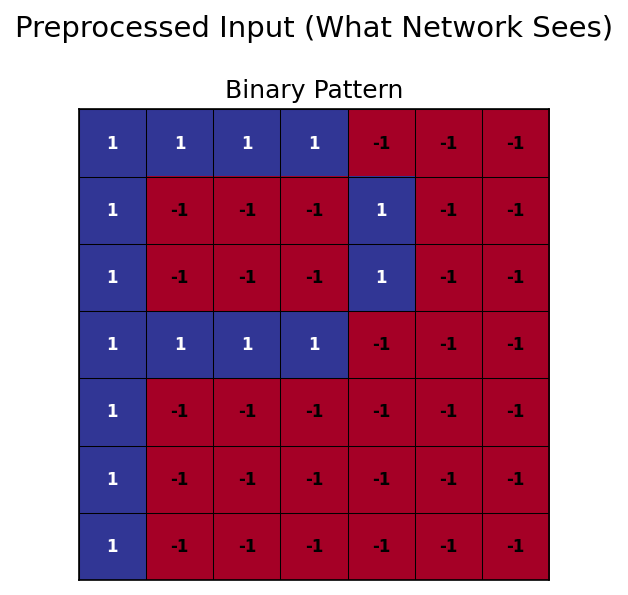
#> input picture static/preprocessed_debug.png, 628 x 595 px
$ python -i hopfield.py   (imports and definitions only)
#> lines starting #> are read from the running program, lines starting #| are printed output that depends on the picture
import numpy as np
import matplotlib
# [1 line not run here, left out]
import matplotlib.pyplot as plt
from PIL import Image
import os

class HopfieldNetwork:
    """
    Hopfield Neural Network for Pattern Recognition

    This class implements a Hopfield network that can store binary patterns
    and recall them from noisy or incomplete inputs.
    """

    # [231 lines left out: functions __init__, train, recall, energy, pattern_similarity, hamming_distance and 3 more, not called in this run]

def preprocess_image(image_path, target_size=(7, 7)):
    """
    Preprocess an uploaded image for the Hopfield network.
    Enhanced preprocessing with better noise handling and adaptive thresholding.

    Args:
        image_path (str): Path to the image file
        target_size (tuple): Target size for resizing (width, height)

    Returns:
        numpy.array: Binary pattern (-1 and 1)
    """
#> called with image_path = 'static/preprocessed_debug.png', target_size = (7, 7)
    try:
        # Open and convert to grayscale
        img = Image.open(image_path).convert("L")
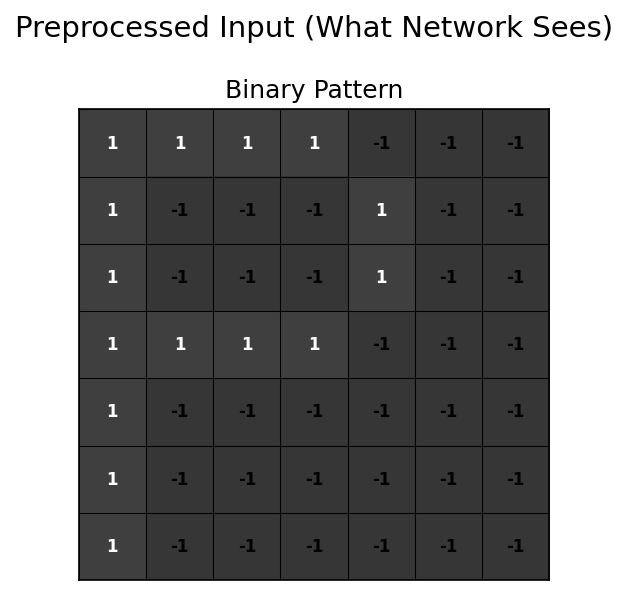
#> img: PIL image 628x595 L; min 0, max 255, mean 132.3

        # Resize to target size using LANCZOS for better quality, then NEAREST for final step
        if img.size != target_size:
            # First resize with high quality
            intermediate_size = (target_size[0] * 4, target_size[1] * 4)
            img = img.resize(intermediate_size, Image.LANCZOS)
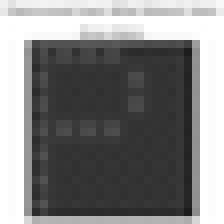
#> img: PIL image 28x28 L (shown 8 times larger); min 28, max 255, mean 130.8
            # Then resize to final size with NEAREST to avoid anti-aliasing
            img = img.resize(target_size, Image.NEAREST)

        # Convert to numpy array
        arr = np.array(img)

        # Use adaptive thresholding for better results
        # Calculate optimal threshold using Otsu's method approximation
        hist, _ = np.histogram(arr, bins=256, range=(0, 256))
#> hist = 256 values, max 13 at index 255, min 0 at index 0, mean 0.191
        total_pixels = arr.size
#> total_pixels = 49

        # Find optimal threshold
        best_threshold = 128  # default
        max_variance = 0

        for threshold in range(1, 255):
            # Background weight and mean
            w_bg = np.sum(hist[:threshold]) / total_pixels
            if w_bg == 0:
                continue
            mean_bg = np.sum(np.arange(threshold) * hist[:threshold]) / np.sum(hist[:threshold])

            # Foreground weight and mean
            w_fg = np.sum(hist[threshold:]) / total_pixels
            if w_fg == 0:
                continue
            mean_fg = np.sum(np.arange(threshold, 256) * hist[threshold:]) / np.sum(hist[threshold:])

            # Between-class variance
            variance = w_bg * w_fg * (mean_bg - mean_fg) ** 2

            if variance > max_variance:
                max_variance = variance
                best_threshold = threshold
#> this loop made 254 passes
#> (w_bg, mean_bg, w_fg, mean_fg, variance, max_variance) on passes 43, 44, 45, 47, 48, 49, 50, 51, 52, 53, 54, 55: (0.0204, 42, 0.98, 132.3, 163.1, 163.1), (0.0408, 42.5, 0.959, 134.2, 329.5, 329.5), (0.0612, 43, 0.939, 136.2, 499.2, 499.2), (0.0816, 43.75, 0.918, 138.2, 668.8, 668.8), (0.122, 44.83, 0.878, 142.4, 1023.8, 1023.8), (0.143, 45.29, 0.857, 144.7, 1210, 1210), (0.163, 45.75, 0.837, 147, 1401.1, 1401.1), (0.204, 46.6, 0.796, 152, 1804.5, 1804.5), (0.245, 47.33, 0.755, 157.5, 2242.7, 2242.7), (0.327, 48.5, 0.673, 170.2, 3259.3, 3259.3), (0.347, 48.76, 0.653, 173.9, 3548.2, 3548.2), (0.449, 49.95, 0.551, 196.1, 5284.8, 5284.8)
#> w_bg on passes 1 to 6: 0, 0, 0, 0, 0, 0
#> after the loop, best_threshold = 71; max_variance = 9669.6

        # Apply threshold to create bipolar vector
        # Use the adaptive threshold, but ensure it's reasonable
        if best_threshold < 50 or best_threshold > 200:
            best_threshold = 128  # fallback to standard threshold

        arr = np.where(arr < best_threshold, 1, -1)

        # Optional: Apply morphological operations to clean up the pattern
        # This helps with noisy images
        kernel_size = max(1, min(target_size) // 7)  # adaptive kernel size
        if kernel_size > 1:
            # Simple erosion-dilation to clean noise
            from scipy.ndimage import binary_erosion, binary_dilation
            binary_img = (arr == 1)
            binary_img = binary_erosion(binary_img, iterations=1)
            binary_img = binary_dilation(binary_img, iterations=1)
            arr = np.where(binary_img, 1, -1)

        # Flatten to 1D vector
        return arr.flatten()

    except ImportError:
        # Fallback if scipy is not available
        print("Note: scipy not available, using basic preprocessing")
        # Use simpler preprocessing
        img = Image.open(image_path).convert("L")
        img = img.resize(target_size, Image.NEAREST)
        arr = np.array(img)

        # Use mean as threshold for better results than fixed 128
        threshold = np.mean(arr)
        arr = np.where(arr < threshold, 1, -1)
        return arr.flatten()

    except Exception as e:
        print(f"Error preprocessing image: {e}")
        return None

# [161 lines left out: functions create_training_patterns, visualize_patterns, add_noise_to_pattern, not called in this run]

# [37 lines not run here, left out]

>>> result = preprocess_image('static/preprocessed_debug.png')
#> result = 49 values, max 1 at index 8, min -1 at index 0, mean 0.224
